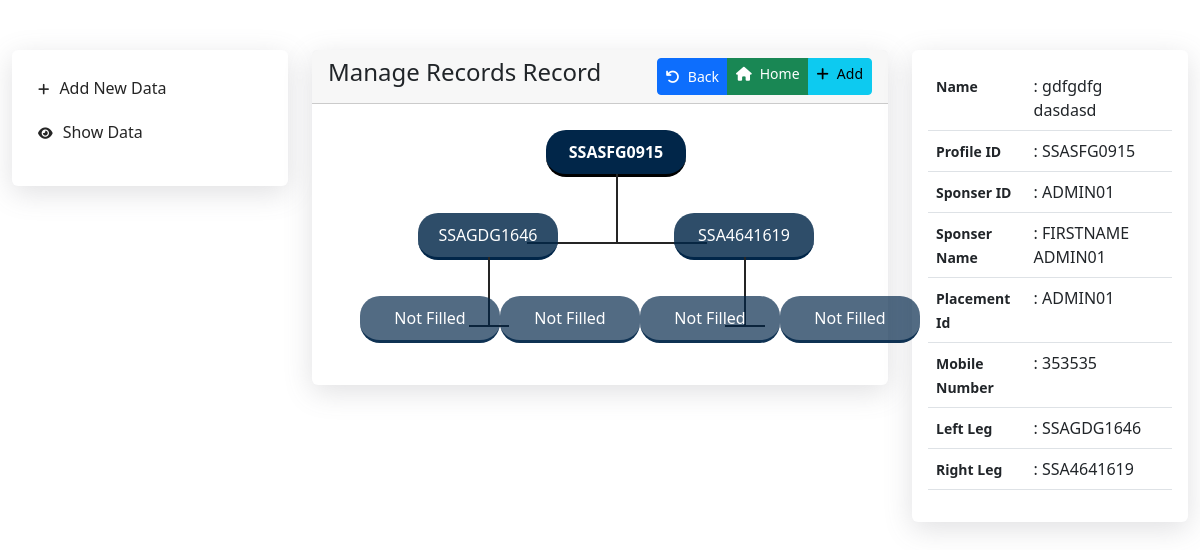
/manage-data.php?id=SSASFG0915, run on the app's committed database.
### tables this page shows
CREATE TABLE `people` (
  `id` int(11) NOT NULL,
  `profile_id` varchar(256) NOT NULL,
  `sponser_id` varchar(256) NOT NULL,
  `sponser_name` varchar(256) NOT NULL,
  `placement_id` varchar(256) NOT NULL,
  `left_leg` varchar(100) NOT NULL,
  `right_leg` varchar(100) NOT NULL,
  `first_name` varchar(256) NOT NULL,
  `last_name` varchar(256) NOT NULL,
  `dob` varchar(256) NOT NULL,
  `father_name` varchar(256) NOT NULL,
  `mother_name` varchar(256) NOT NULL,
  `mobile_number` varchar(100) NOT NULL,
  `address` varchar(1000) NOT NULL,
  `status` varchar(50) NOT NULL
);

### manage-data.php (the view, shortened to what this page needs)
<?php
require_once('./config/database.php');
$sql = "SELECT * FROM people WHERE profile_id = '".$_GET['id']."'";
$result = mysqli_query($con, $sql);
if (mysqli_num_rows($result) > 0)
{
    $row_fetch = mysqli_fetch_assoc($result);
}
?>
<!DOCTYPE html>
<html lang="en">
<head>
    <link rel="stylesheet" href="./assets/style.css">
    <link rel="stylesheet" href="./bootstrap/css/bootstrap.min.css">
</head>
<body>
    <section class="main">
        <div class="container-fluid">
            <div class="row ">
                <div class="col-lg-3">
                    <div class="card menu-card">
                        <div class="card-body">
                            <ul>
                                <li>
                                    <a href="./index.php"><i class="fa-solid fa-plus"></i>Add New Data</a>
                                </li>
                                <li>
                                    <a href="./manage-data.php"><i class="fa-solid fa-eye"></i>Show Data</a>
                                </li>
                            </ul>
                        </div>
                    </div>
                </div>
                <div class="col-lg-6">
                    <div class="row">
                        <div class="col-lg-12">
                            <div class="card">
                                <div class="card-header d-flex justify-content-between">
                                    <h4>Manage Records Record</h3>
                                        <div class="btn-group btn-group-sm float-end" role="group" aria-label="First group">
                                            <button type="button" class="btn btn-primary" onclick="window.history.back()"><i class="fas fa-undo me-2"></i>Back</button>
                                            <a href="./manage-data.php" type="button" class="btn btn-success"><i class="fas fa-home me-2"></i>Home</a>
                                            <a href="./index.php" type="button" class="btn btn-info"><i class="fas fa-plus me-2"></i>Add</a>
                                        </div>
                                </div>
                                <div class="card-body text-center">
                                    <div class="card-box">
                                        <ul>
                                            <a type="button" class="wrapper" data-bs-toggle="tooltip" data-bs-placement="top" data-bs-title="Tooltip on top" href="./manage-data.php?id=<?php echo $_GET['id']; ?>">
                                                <li>
                                                    <p><strong><?php echo $_GET['id']; ?></strong></p>
                                                </li>
                                            </a>
                                        </ul>
                                        <ul>
                                            <?php
                                            require_once('./config/database.php');
                                            $sqli = "SELECT * FROM people WHERE profile_id = '" . $_GET['id'] . "'";
                                            $result = mysqli_query($con, $sqli);
                                            if (mysqli_num_rows($result) > 0) {
                                                while ($row = mysqli_fetch_assoc($result)) {
                                                    $values_array = array($row['left_leg'], $row['right_leg']);
                                            ?>
                                                    <?php if ($row['left_leg'] != '') { ?><a href="./manage-data.php?id=<?php echo $row['left_leg']; ?>">
                                                            <li class="left_leg">
                                                                <p><?php echo $row['left_leg']; ?></p>
                                                            </li>
                                                        </a><?php } ?>
                                                    <?php if ($row['right_leg'] != '') { ?><a href="./manage-data.php?id=<?php echo $row['right_leg']; ?>">
                                                            <li class="right_leg">
                                                                <p><?php echo $row['right_leg']; ?></p>
                                                            </li>
                                                        </a><?php } else { ?><a type="button">
                                                            <li class="right_leg">
                                                                <p>Not Filled</p>
                                                            </li>
                                                        </a><?php } ?>
                                                <?php
                                                }
                                            }
                                            ?>
                                        </ul>
                                        <ul>
                                            <?php
                                            foreach ($values_array as $value) {
                                            ?>
                                                <?php
                                                require_once('./config/database.php');
                                                $sqli1 = "SELECT * FROM people WHERE profile_id = '$value'";
                                                $result1 = mysqli_query($con, $sqli1);
                                                if (mysqli_num_rows($result1) > 0) {
                                                    while ($row1 = mysqli_fetch_assoc($result1)) {
                                                ?>
                                                        <?php if ($row1['left_leg'] != '') { ?><a href="./manage-data.php?id=<?php echo $row1['left_leg']; ?>">
                                                                <li class="left_leg">
                                                                    <p><?php echo $row1['left_leg']; ?></p>
                                                                </li>
                                                            </a><?php } else { ?><a type="button">
                                                                <li class="left_leg">
                                                                    <p>Not Filled</p>
                                                                </li>
                                                            </a><?php } ?>
                                                        <?php if ($row1['right_leg'] != '') { ?><a href="./manage-data.php?id=<?php echo $row1['right_leg']; ?>">
                                                                <li class="right_leg">
                                                                    <p><?php echo $row1['right_leg']; ?></p>
                                                                </li>
                                                            </a><?php } else { ?><a type="button">
                                                                <li class="right_leg">
                                                                    <p>Not Filled</p>
                                                                </li>
                                                            </a><?php } ?>
                                                    <?php
                                                    }
                                                }
                                                ?>
                                            <?php
                                            }
                                            ?>
                                        </ul>
                                    </div>
                                </div>
                            </div>
                        </div>
                    </div>
                </div>
                <div class="col-lg-3">
                    <div class="card menu-card">
                        <div class="card-body">
                            <table class="table">
                                <tbody>
                                    <tr>
                                        <th width="40%"><small>Name</small></th>
                                        <td width="60%">: <?php echo $row_fetch['first_name']; ?> <?php echo $row_fetch['last_name']; ?></td>
                                    </tr>
                                    <tr>
                                        <th width="40%"><small>Profile ID</small></th>
                                        <td width="60%">: <?php echo $row_fetch['profile_id']; ?></td>
                                    </tr>
                                    <tr>
                                        <th width="40%"><small>Sponser ID</small></th>
                                        <td width="60%">: <?php echo $row_fetch['sponser_id']; ?></td>
                                    </tr>
                                    <tr>
                                        <th width="40%"><small>Sponser Name</small></th>
                                        <td width="60%">: <?php echo $row_fetch['sponser_name']; ?></td>
                                    </tr>
                                    <tr>
                                        <th width="40%"><small>Placement Id</small></th>
                                        <td width="60%">: <?php echo $row_fetch['placement_id']; ?></td>
                                    </tr>
                                    <tr>
                                        <th width="40%"><small>Mobile Number</small></th>
                                        <td width="60%">: <?php echo $row_fetch['mobile_number']; ?></td>
                                    </tr>
                                    <tr>
                                        <th width="40%"><small>Left Leg</small></th>
                                        <td width="60%">: <?php echo $row_fetch['left_leg']; ?></td>
                                    </tr>
                                    <tr>
                                        <th width="40%"><small>Right Leg</small></th>
                                        <td width="60%">: <?php echo $row_fetch['right_leg']; ?></td>
                                    </tr>
                                </tbody>
                            </table>
                        </div>
                    </div>
                </div>
            </div>
        </div>
    </section>
</body>
</html>

### assets/style.css (style rules this page uses)
.card { box-shadow: rgba(100, 100, 111, 0.2) 0px 7px 29px 0px; border: none !important; }
section.main { padding: 50px 0; }
ul, li, a { list-style: none !important; text-decoration: none; }
a { text-decoration: none !important; }
section.main .menu-card ul li { padding: 10px; }
section.main .menu-card ul { padding-left: 0 !important; }
section.main .menu-card ul li a i { margin-right: 10px;font-size: 13px; }
section.main .menu-card ul li a { color: #252525; }
.card-box ul { display: flex; justify-content: center; justify-content: space-around }
.card-box ul li { text-align: center; padding: 10px 20px; background-color: aliceblue; border-radius: 20px; margin-bottom: 10px; min-width: 140px; }
.card-box ul li { border-bottom: 3px solid #bfe1ff; margin-top: 10px; }
.card-box ul { position: relative; }
.card-box ul a li::after { content: ""; position: absolute; bottom: -70px; height: 70px; width: 2px; background-color: #252525; }
.card-box ul:last-child a li::after { content: ""; display: none; }
.card-box ul a { color: #252525; }
.card-box ul li::after { content: '|'; position: absolute; color: #252525; bottom: -5px; }
.card-box ul:last-child li::after { content: ""; }
.card-box ul li { position: relative; }
.card-box ul:first-child li::before { content: ""; position: absolute; bottom: -160%; height: 2px; width: 180px; right: -15%; background-color: #252525; }
.card-box ul li::before { content: ""; position: absolute; bottom: -160%; height: 2px; width: 40px; right: 35%; background-color: #252525; }
.card-box ul:last-child li::before { content: ""; display: none; }
.card-box ul li { z-index: 10000; }
.card-box ul:first-child li { background-color: #012649; border-bottom: 3px solid #000000; color: #FFF; }
.card-box ul:nth-child(2) li { background-color: #012649d1; border-bottom: 3px solid #012649; color: #FFF; }
.card-box ul:nth-child(3) li { background-color: #012649ad; border-bottom: 3px solid #012649d1; color: #FFF; }
p { margin: 0 !important; }

### data on the page
people: left_leg "SSAGDG1646", right_leg "SSA4641619", first_name "gdfgdfg", last_name "dasdasd", profile "SSASFG0915", sponser "ADMIN01", sponser_name "FIRSTNAME ADMIN01", placement "ADMIN01", mobile_number "353535"
people: left_leg "Not Filled", right_leg "Not Filled"
people: left_leg "Not Filled", right_leg "Not Filled"

### other printed values
$_GET['id'] "SSASFG0915"
